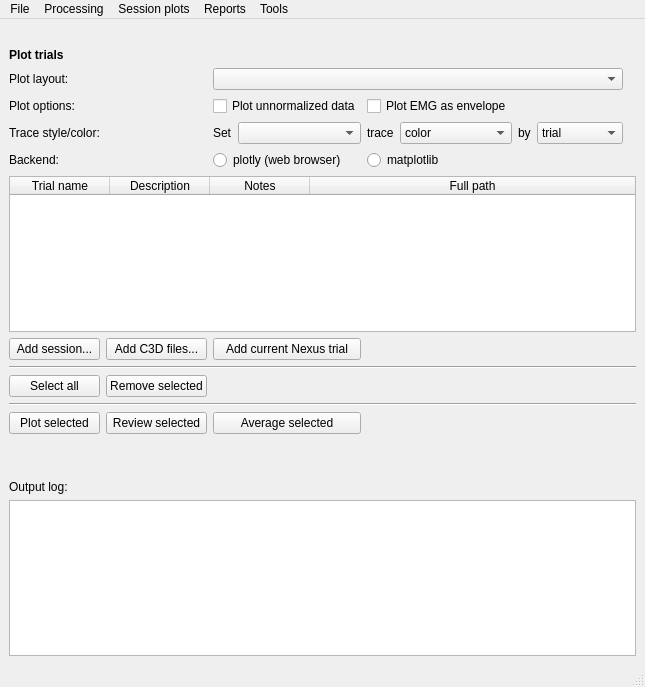
<?xml version="1.0" encoding="UTF-8"?>
<ui version="4.0">
 <class>MainWindow</class>
 <widget class="QMainWindow" name="MainWindow">
  <property name="geometry">
   <rect>
    <x>0</x>
    <y>0</y>
    <width>643</width>
    <height>687</height>
   </rect>
  </property>
  <property name="windowTitle">
   <string>gaitutils menu</string>
  </property>
  <widget class="QWidget" name="centralwidget">
   <layout class="QVBoxLayout" name="verticalLayout">
    <item>
     <spacer name="verticalSpacer">
      <property name="orientation">
       <enum>Qt::Vertical</enum>
      </property>
      <property name="sizeType">
       <enum>QSizePolicy::Fixed</enum>
      </property>
      <property name="sizeHint" stdset="0">
       <size>
        <width>10</width>
        <height>20</height>
       </size>
      </property>
     </spacer>
    </item>
    <item>
     <layout class="QGridLayout" name="gridLayout">
      <item row="11" column="3">
       <widget class="QPushButton" name="btnAddTrials">
        <property name="text">
         <string>Add C3D files...</string>
        </property>
       </widget>
      </item>
      <item row="9" column="2">
       <widget class="QLabel" name="label">
        <property name="text">
         <string>Backend:</string>
        </property>
       </widget>
      </item>
      <item row="11" column="2">
       <widget class="QPushButton" name="btnAddSession">
        <property name="text">
         <string>Add session...</string>
        </property>
       </widget>
      </item>
      <item row="5" column="0">
       <spacer name="horizontalSpacer_3">
        <property name="orientation">
         <enum>Qt::Horizontal</enum>
        </property>
        <property name="sizeType">
         <enum>QSizePolicy::Preferred</enum>
        </property>
        <property name="sizeHint" stdset="0">
         <size>
          <width>40</width>
          <height>20</height>
         </size>
        </property>
       </spacer>
      </item>
      <item row="5" column="4" colspan="6">
       <widget class="QComboBox" name="cbLayout">
        <property name="sizePolicy">
         <sizepolicy hsizetype="Preferred" vsizetype="Preferred">
          <horstretch>0</horstretch>
          <verstretch>0</verstretch>
         </sizepolicy>
        </property>
       </widget>
      </item>
      <item row="13" column="3">
       <widget class="QPushButton" name="btnClearSelected">
        <property name="text">
         <string>Remove selected</string>
        </property>
       </widget>
      </item>
      <item row="7" column="6" colspan="2">
       <widget class="QCheckBox" name="xbEMGEnvelope">
        <property name="text">
         <string>Plot EMG as envelope</string>
        </property>
        <property name="checked">
         <bool>false</bool>
        </property>
       </widget>
      </item>
      <item row="16" column="2">
       <widget class="QPushButton" name="btnPlotTrials">
        <property name="text">
         <string>Plot selected</string>
        </property>
       </widget>
      </item>
      <item row="3" column="2">
       <widget class="QLabel" name="label_6">
        <property name="font">
         <font>
          <weight>75</weight>
          <bold>true</bold>
         </font>
        </property>
        <property name="text">
         <string>Plot trials</string>
        </property>
       </widget>
      </item>
      <item row="9" column="4" colspan="2">
       <widget class="QRadioButton" name="rbPlotly">
        <property name="text">
         <string>plotly (web browser)</string>
        </property>
        <attribute name="buttonGroup">
         <string notr="true">buttonGroup_2</string>
        </attribute>
       </widget>
      </item>
      <item row="15" column="2" colspan="9">
       <widget class="Line" name="line">
        <property name="orientation">
         <enum>Qt::Horizontal</enum>
        </property>
       </widget>
      </item>
      <item row="5" column="2">
       <widget class="QLabel" name="label_3">
        <property name="text">
         <string>Plot layout:</string>
        </property>
       </widget>
      </item>
      <item row="13" column="2">
       <widget class="QPushButton" name="btnSelectAll">
        <property name="text">
         <string>Select all</string>
        </property>
       </widget>
      </item>
      <item row="10" column="2" colspan="9">
       <widget class="QTableWidget" name="tableTrials">
        <property name="styleSheet">
         <string notr="true"/>
        </property>
        <property name="sizeAdjustPolicy">
         <enum>QAbstractScrollArea::AdjustIgnored</enum>
        </property>
        <property name="editTriggers">
         <set>QAbstractItemView::NoEditTriggers</set>
        </property>
        <property name="alternatingRowColors">
         <bool>false</bool>
        </property>
        <property name="selectionBehavior">
         <enum>QAbstractItemView::SelectRows</enum>
        </property>
        <attribute name="horizontalHeaderStretchLastSection">
         <bool>true</bool>
        </attribute>
        <attribute name="verticalHeaderVisible">
         <bool>false</bool>
        </attribute>
        <attribute name="verticalHeaderStretchLastSection">
         <bool>false</bool>
        </attribute>
        <column>
         <property name="text">
          <string>Trial name</string>
         </property>
        </column>
        <column>
         <property name="text">
          <string>Description</string>
         </property>
        </column>
        <column>
         <property name="text">
          <string>Notes</string>
         </property>
        </column>
        <column>
         <property name="text">
          <string>Full path</string>
         </property>
        </column>
       </widget>
      </item>
      <item row="5" column="11">
       <spacer name="horizontalSpacer_4">
        <property name="orientation">
         <enum>Qt::Horizontal</enum>
        </property>
        <property name="sizeType">
         <enum>QSizePolicy::Preferred</enum>
        </property>
        <property name="sizeHint" stdset="0">
         <size>
          <width>40</width>
          <height>20</height>
         </size>
        </property>
       </spacer>
      </item>
      <item row="12" column="2" colspan="9">
       <widget class="Line" name="line_2">
        <property name="orientation">
         <enum>Qt::Horizontal</enum>
        </property>
       </widget>
      </item>
      <item row="18" column="10">
       <widget class="QLabel" name="label_2">
        <property name="text">
         <string/>
        </property>
       </widget>
      </item>
      <item row="7" column="2">
       <widget class="QLabel" name="label_5">
        <property name="text">
         <string>Plot options:</string>
        </property>
       </widget>
      </item>
      <item row="7" column="4" colspan="2">
       <widget class="QCheckBox" name="xbPlotUnnorm">
        <property name="sizePolicy">
         <sizepolicy hsizetype="Preferred" vsizetype="Fixed">
          <horstretch>0</horstretch>
          <verstretch>0</verstretch>
         </sizepolicy>
        </property>
        <property name="text">
         <string>Plot unnormalized data</string>
        </property>
       </widget>
      </item>
      <item row="8" column="6">
       <widget class="QLabel" name="label_8">
        <property name="sizePolicy">
         <sizepolicy hsizetype="Fixed" vsizetype="Minimum">
          <horstretch>0</horstretch>
          <verstretch>0</verstretch>
         </sizepolicy>
        </property>
        <property name="text">
         <string>trace</string>
        </property>
       </widget>
      </item>
      <item row="8" column="9">
       <widget class="QComboBox" name="cbColorStyleBy">
        <property name="sizePolicy">
         <sizepolicy hsizetype="Preferred" vsizetype="Preferred">
          <horstretch>0</horstretch>
          <verstretch>0</verstretch>
         </sizepolicy>
        </property>
        <item>
         <property name="text">
          <string>trial</string>
         </property>
        </item>
        <item>
         <property name="text">
          <string>dimension</string>
         </property>
        </item>
        <item>
         <property name="text">
          <string>context</string>
         </property>
        </item>
        <item>
         <property name="text">
          <string>session</string>
         </property>
        </item>
        <item>
         <property name="text">
          <string>(none)</string>
         </property>
        </item>
       </widget>
      </item>
      <item row="8" column="8">
       <widget class="QLabel" name="label_9">
        <property name="sizePolicy">
         <sizepolicy hsizetype="Fixed" vsizetype="Preferred">
          <horstretch>0</horstretch>
          <verstretch>0</verstretch>
         </sizepolicy>
        </property>
        <property name="text">
         <string>by</string>
        </property>
       </widget>
      </item>
      <item row="8" column="7">
       <widget class="QComboBox" name="cbColorOrStyle">
        <property name="sizePolicy">
         <sizepolicy hsizetype="Preferred" vsizetype="Preferred">
          <horstretch>0</horstretch>
          <verstretch>0</verstretch>
         </sizepolicy>
        </property>
        <item>
         <property name="text">
          <string>color</string>
         </property>
        </item>
        <item>
         <property name="text">
          <string>style</string>
         </property>
        </item>
       </widget>
      </item>
      <item row="8" column="5">
       <widget class="QComboBox" name="cbColorStyleVar">
        <property name="sizePolicy">
         <sizepolicy hsizetype="Preferred" vsizetype="Preferred">
          <horstretch>0</horstretch>
          <verstretch>0</verstretch>
         </sizepolicy>
        </property>
       </widget>
      </item>
      <item row="8" column="4">
       <widget class="QLabel" name="label_7">
        <property name="sizePolicy">
         <sizepolicy hsizetype="Fixed" vsizetype="Preferred">
          <horstretch>0</horstretch>
          <verstretch>0</verstretch>
         </sizepolicy>
        </property>
        <property name="text">
         <string>Set</string>
        </property>
       </widget>
      </item>
      <item row="11" column="4" colspan="2">
       <widget class="QPushButton" name="btnAddNexusTrial">
        <property name="text">
         <string>Add current Nexus trial</string>
        </property>
       </widget>
      </item>
      <item row="9" column="6" colspan="2">
       <widget class="QRadioButton" name="rbMatplotlib">
        <property name="text">
         <string>matplotlib</string>
        </property>
        <attribute name="buttonGroup">
         <string notr="true">buttonGroup_2</string>
        </attribute>
       </widget>
      </item>
      <item row="8" column="2">
       <widget class="QLabel" name="label_10">
        <property name="text">
         <string>Trace style/color:</string>
        </property>
       </widget>
      </item>
      <item row="16" column="3">
       <widget class="QPushButton" name="btnReviewTrials">
        <property name="text">
         <string>Review selected</string>
        </property>
       </widget>
      </item>
      <item row="16" column="4" colspan="2">
       <widget class="QPushButton" name="btnAveragePlot">
        <property name="text">
         <string>Average selected</string>
        </property>
       </widget>
      </item>
     </layout>
    </item>
    <item>
     <spacer name="verticalSpacer_3">
      <property name="orientation">
       <enum>Qt::Vertical</enum>
      </property>
      <property name="sizeType">
       <enum>QSizePolicy::Fixed</enum>
      </property>
      <property name="sizeHint" stdset="0">
       <size>
        <width>10</width>
        <height>20</height>
       </size>
      </property>
     </spacer>
    </item>
    <item>
     <widget class="QLabel" name="label_4">
      <property name="text">
       <string>Output log:</string>
      </property>
     </widget>
    </item>
    <item>
     <widget class="QPlainTextEdit" name="txtOutput"/>
    </item>
   </layout>
  </widget>
  <widget class="QMenuBar" name="menubar">
   <property name="geometry">
    <rect>
     <x>0</x>
     <y>0</y>
     <width>643</width>
     <height>21</height>
    </rect>
   </property>
   <widget class="QMenu" name="menuFile">
    <property name="title">
     <string>File</string>
    </property>
    <addaction name="actionOpts"/>
    <addaction name="actionQuit"/>
   </widget>
   <widget class="QMenu" name="menuAnalysis">
    <property name="title">
     <string>Tools</string>
    </property>
    <addaction name="actionTardieu_analysis"/>
    <addaction name="actionExport_current_trial_to_EDF_format"/>
   </widget>
   <widget class="QMenu" name="menuProcessing">
    <property name="title">
     <string>Processing</string>
    </property>
    <addaction name="actionAutoprocess_session"/>
    <addaction name="actionAutoprocess_single_trial"/>
    <addaction name="actionAutomark_events"/>
    <addaction name="actionRun_postprocessing_pipelines"/>
    <addaction name="actionConvert_session_videos_to_web_format"/>
    <addaction name="actionCopy_session_videos_to_desktop"/>
   </widget>
   <widget class="QMenu" name="menuReports">
    <property name="title">
     <string>Reports</string>
    </property>
    <addaction name="actionWeb_report_from_Nexus_session"/>
    <addaction name="actionPDF_report_from_Nexus_session"/>
    <addaction name="actionWeb_reports"/>
    <addaction name="actionCreate_PDF_report"/>
   </widget>
   <widget class="QMenu" name="menuPlotting">
    <property name="title">
     <string>Session plots</string>
    </property>
    <addaction name="actionTrial_median_velocities"/>
    <addaction name="actionTrial_timedep_velocities"/>
    <addaction name="actionTime_distance_average"/>
   </widget>
   <addaction name="menuFile"/>
   <addaction name="menuProcessing"/>
   <addaction name="menuPlotting"/>
   <addaction name="menuReports"/>
   <addaction name="menuAnalysis"/>
  </widget>
  <widget class="QStatusBar" name="statusbar"/>
  <action name="actionOptions">
   <property name="text">
    <string>Options...</string>
   </property>
  </action>
  <action name="actionQuit">
   <property name="text">
    <string>Quit</string>
   </property>
  </action>
  <action name="actionOptions_2">
   <property name="text">
    <string>Options...</string>
   </property>
  </action>
  <action name="actionOptions_3">
   <property name="text">
    <string>Options...</string>
   </property>
  </action>
  <action name="actionOptions_4">
   <property name="text">
    <string>Options</string>
   </property>
  </action>
  <action name="actionOpts">
   <property name="text">
    <string>Options...</string>
   </property>
  </action>
  <action name="actionTardieu_analysis">
   <property name="text">
    <string>Tardieu analysis...</string>
   </property>
  </action>
  <action name="actionAutoprocess_session">
   <property name="text">
    <string>Autoprocess session</string>
   </property>
  </action>
  <action name="actionAutoprocess_single_trial">
   <property name="text">
    <string>Autoprocess single trial</string>
   </property>
  </action>
  <action name="actionAutomark_events">
   <property name="text">
    <string>Automark events</string>
   </property>
  </action>
  <action name="actionRun_postprocessing_pipelines">
   <property name="text">
    <string>Run postprocessing pipelines</string>
   </property>
  </action>
  <action name="actionConvert_session_videos_to_web_format">
   <property name="text">
    <string>Convert session videos to web format</string>
   </property>
  </action>
  <action name="actionCopy_session_videos_to_desktop">
   <property name="text">
    <string>Copy session videos to desktop</string>
   </property>
  </action>
  <action name="actionCreate_PDF_report">
   <property name="text">
    <string>Create PDF report...</string>
   </property>
  </action>
  <action name="actionCreate_comparison_PDF_report">
   <property name="text">
    <string>Create comparison PDF report...</string>
   </property>
  </action>
  <action name="actionWeb_reports">
   <property name="text">
    <string>Web reports...</string>
   </property>
  </action>
  <action name="actionTrial_median_velocities">
   <property name="text">
    <string>Median trial velocities</string>
   </property>
  </action>
  <action name="actionKinematics_average">
   <property name="text">
    <string>Kinematics average</string>
   </property>
  </action>
  <action name="actionTime_distance_average">
   <property name="text">
    <string>Time-distance average</string>
   </property>
  </action>
  <action name="actionKinematics_consistency">
   <property name="text">
    <string>Kinematics consistency</string>
   </property>
  </action>
  <action name="actionEMG_consistency">
   <property name="text">
    <string>EMG consistency</string>
   </property>
  </action>
  <action name="actionMuscle_length_consistency">
   <property name="text">
    <string>Muscle length consistency</string>
   </property>
  </action>
  <action name="actionKin_average">
   <property name="text">
    <string>Kinematics average</string>
   </property>
  </action>
  <action name="actionTrial_timedep_velocities">
   <property name="text">
    <string>Time-dependent trial velocities</string>
   </property>
  </action>
  <action name="actionWeb_report_from_Nexus_session">
   <property name="text">
    <string>Web report from Nexus session...</string>
   </property>
  </action>
  <action name="actionCreate_PDF_report_Nexus">
   <property name="text">
    <string>PDF report from Nexus session...</string>
   </property>
  </action>
  <action name="actionPDF_report_from_Nexus_session">
   <property name="text">
    <string>PDF report from Nexus session...</string>
   </property>
  </action>
  <action name="actionExport_current_trial_to_EDF_format">
   <property name="text">
    <string>Export selected trials to EDF</string>
   </property>
  </action>
  <action name="actionProcess_and_review_trial">
   <property name="text">
    <string>Review Nexus trial</string>
   </property>
  </action>
  <action name="actionReview_Nexus_trial">
   <property name="text">
    <string>Review Nexus trial</string>
   </property>
  </action>
 </widget>
 <resources/>
 <connections/>
 <buttongroups>
  <buttongroup name="buttonGroup_2"/>
 </buttongroups>
</ui>
